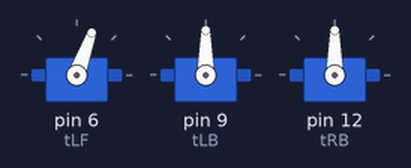
Simulated run of this sketch. Board: Arduino Uno, built with avr-gcc and run on an emulated ATmega328P. Shown: 3 × servo.

Above: at 0.05 s.
At 0.4 s:
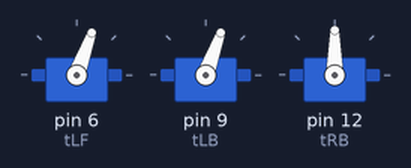
At 0.75 s:
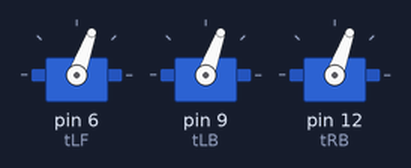
At 1.5 s:
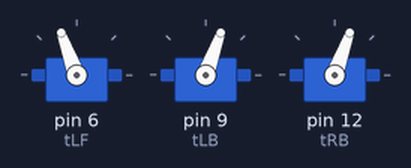
At 1.75 s:
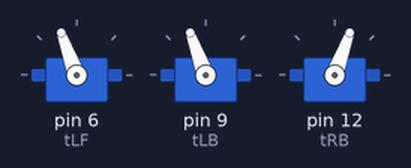
At 3.0 s:
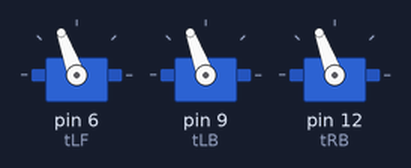
Timing chart, 0 to 6.9 s (numbered marks = the images above):
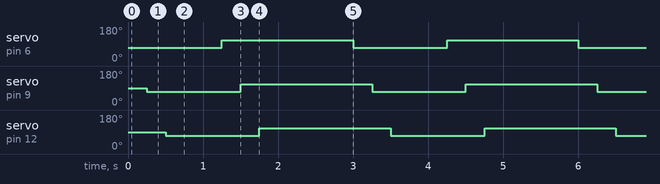

Measured:
- by itself, servo on pin 6 (tLF), servo on pin 9 (tLB), servo on pin 12 (tRB): alternates 110° for 1.8 s and 70° for 1.3 s

The sketch:

one.ino
```cpp
#include <Servo.h>

Servo tLF, tRB, tLB /*,tRF*/;

void setup(){
  tLF.attach(6);
  //tRF.attach(6);
  tLB.attach(9);
  tRB.attach(12);
}

void loop(){
  tLF.write(70);
  delay(250);
  tLB.write(70);
  delay(250);
  tRB.write(70);
  delay(250);
 // tRF.write(70);
  delay(500);


  tLF.write(110);
  delay(250);
  tLB.write(110);
  delay(250);
  tRB.write(110);
  delay(250);
 // tRF.write(110);
  delay(1000);
}
```
